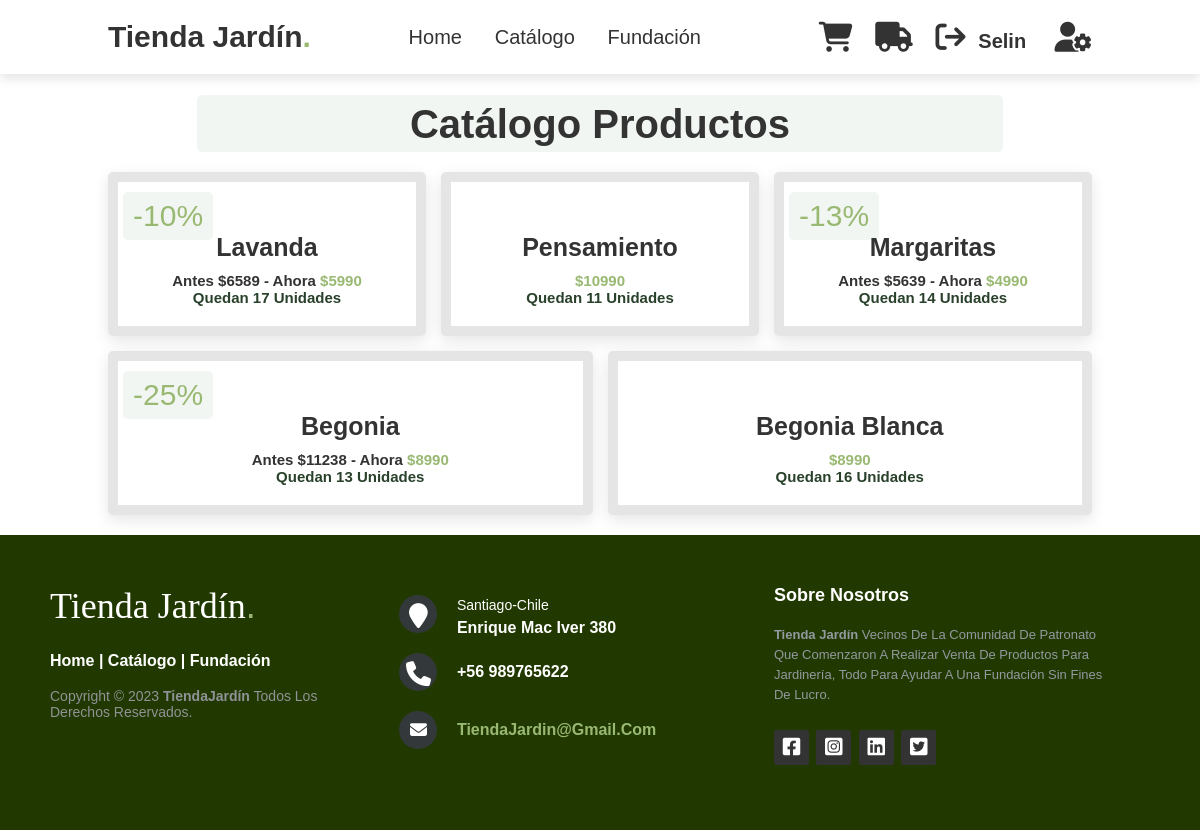
Page /catalogo (signed in) on the committed database.
### core/models.py (models this page shows, shortened)
class Producto(models.Model):
    codigo = models.CharField(max_length=4, primary_key=True)
    detalle = models.CharField(max_length=200)
    precio = models.IntegerField()
    stock = models.IntegerField()
    oferta = models.BooleanField()
    porcentaje = models.IntegerField()
    imagen = models.CharField(max_length=200)
    def tachado(self):
        if self.oferta:
            return "Antes $"+str(round((self.precio * self.porcentaje)/100)+ self.precio)+" - Ahora"
        return ""

### core/views.py (the view)
# urls.py: path('catalogo', catalogo, name="catalogo"),
def catalogo(request):
    plantas = Producto.objects.all()
    return render(request, 'core/catalogo.html', {'plantas': plantas, "carro":request.session.get("carro", [])})

### core/templates/core/catalogo.html (shortened to what this page needs)
{% extends 'core/base.html' %}
{% load static %}
{% block content %}
<section class="productos" id="productos">
    <section class="nombretitulo" id="nombretitulo">
        <h1 class="titulo"> Catálogo Productos</h1>
    </section>
    <div class="box_contenedor">
        {% for box in plantas %}
        <div class="box">
            {% if box.oferta %}
            <span class="descuento">-{{box.porcentaje}}%</span>
            {% endif %}
            <div class="imagen">
            </div>
            <div class="contenido">
                <h3>{{ box.detalle }}</h3>
                <h5>{{ box.tachado }} <span>  ${{ box.precio }} </span></h5>
                <div class="unidades"><span> quedan </span> {{box.stock}} unidades</div>
            </div>
        </div>
        {% endfor %}
    </div>
</section>
{% endblock %}

### core/templates/core/base.html (shortened to what this page needs)
{% load static %}
<!DOCTYPE html>
<html lang="es">
<head>
    <link rel="stylesheet" href="https://cdnjs.cloudflare.com/ajax/libs/font-awesome/6.4.0/css/all.min.css">
    <link rel="stylesheet" href="{% static 'estilo.css' %}">
</head>
<body>
    <header>
        <a href="{% url 'home' %}" class = "logo">Tienda Jardín<span>.</span></a>
        <nav class = "navbar">
            <a href="{% url 'home' %}">Home</a>
            <a href="{% url 'catalogo' %}">Catálogo</a>
            <a href="{% url 'fundacion' %}">Fundación</a>
        </nav>
        <div class="iconos">
            <abbr title="Carrito"><a href="{% url 'carrito' %}" class="fas fa-shopping-cart"></a></abbr>
            <abbr title="Envíos"><a href="{% url 'envios' %}" class="fa-solid fa-truck"></a></abbr>
            {% if user.is_authenticated %}
                <abbr title="Cerrar Sesión"><a href="{% url 'logout' %}" class="fa-solid fa-arrow-right-from-bracket"></a></abbr>
                <span style="font-size: 20px; font-weight: bolder;
                 font-family: Verdana, Geneva, Tahoma, sans-serif; color: #333; margin-left: 10px;"> {{ user.username }} </span>
            {% else %}
                <abbr title="Iniciar Sesión"><a href="{% url 'login' %}" class="fas fa-user"></a></abbr>
            {% endif %}
            <abbr title="Admin Django"><a href="http://127.0.0.1:8000/admin/login/?next=/admin/" class="fa-solid fa-user-gear"></a></abbr>
        </div>
    </header>
    {% block content %}
    {% endblock %}
    <footer class="footer-distributed">
        <div class="footer-left">
            <h3>Tienda Jardín<span>.</span></h3>
            <p class="footer-links">
                <a href="{% url 'home' %}">Home</a>
                |
                <a href="{% url 'catalogo' %}">Catálogo</a>
                |
                <a href="{% url 'fundacion' %}">Fundación</a>
            </p>
            <p class="footer-company-name">Copyright © 2023 <strong>TiendaJardín</strong> Todos Los Derechos Reservados.</p>
        </div>
        <div class="footer-center">
            <div>
                <i class="fa fa-map-marker"></i>
                <p><span>Santiago-Chile</span>
                    Enrique Mac Iver 380</p>
            </div>
            <div>
                <i class="fa fa-phone"></i>
                <p>+56 989765622</p>
            </div>
            <div>
                <i class="fa fa-envelope"></i>
                <p><a href="#">TiendaJardin@gmail.com</a></p>
            </div>
        </div>
        <div class="footer-right">
            <p class="footer-company-about">
                <span>Sobre Nosotros</span>
                <strong>Tienda Jardín</strong> Vecinos de la comunidad de Patronato
                 que comenzaron a realizar venta de productos para jardinería,
                 todo para ayudar a una fundación sin fines de lucro.
            </p>
            <div class="footer-icons">
                <a href="#"><i class="fa-brands fa-square-facebook"></i></a>
                <a href="#"><i class="fa-brands fa-square-instagram"></i></a>
                <a href="#"><i class="fa-brands fa-linkedin"></i></a>
                <a href="#"><i class="fa-brands fa-square-twitter"></i></a>
            </div>
        </div>
    </footer>
</body>
</html>

### core/static/estilo.css (style rules this page uses)
:root { --verde : #99B973; }
* { margin: 0; padding: 0; box-sizing: border-box; font-family: Verdana, Geneva, Tahoma, sans-serif; outline: none; border: none; text-decoration: none; text-transform: capitalize; }
html { font-size: 62.5%; scroll-behavior: smooth; scroll-padding-top: 6rem; overflow-x: hidden; }
section { padding: 2rem 9%; }
header { position: fixed; top: 0; left: 0; right: 0; background: #fff; padding: 2rem 9%; display: flex; align-items: center; justify-content: space-between; z-index: 1000; box-shadow: 0 .5rem 1rem rgba(0, 0, 0, .1); }
header .logo { font-size: 3rem; color: #333; font-weight: bolder; }
header .logo span { color: var(--verde); }
header .navbar a { font-size: 2rem; padding: 0 1.5rem; color: #333; }
header .iconos a { font-size: 3rem; margin-left: 2rem; color: #333; }
.nombretitulo { padding-top: 7.5rem; padding-bottom: 2rem; }
.productos .titulo { font-size: 4rem; color: #333; }
.productos h1 { text-align: center; top: 1rem; left: 0.5rem; padding: .7rem 1rem; color: var(--verde); background: rgba(15, 78, 2, 0.05); border-radius: .5rem; padding-bottom: .5rem; }
.productos .box_contenedor { display: flex; flex-wrap: wrap; gap: 1.5rem; }
.productos .box_contenedor .box { flex: 1 1 30rem; box-shadow: 0 .5rem 1.5rem rgba(0, 0, 0, .1); border-radius: .5rem; border: 1rem solid rgba(0, 0, 0, .1); position: relative; }
.productos .box_contenedor .box .descuento { position: absolute; top: 1rem; left: 0.5rem; padding: .7rem 1rem; font-size: 3rem; color: var(--verde); background: rgba(15, 78, 2, 0.05); z-index: 1; border-radius: .5rem; }
.productos .box_contenedor .box .imagen { position: relative; text-align: center; padding-top: 2rem; overflow: hidden; }
.productos .box_contenedor .box .contenido { padding: 2rem; text-align: center; }
.productos .box_contenedor .box .contenido h3 { font-size: 2.5rem; color: #333; }
.productos .box_contenedor .box .contenido h5 { font-size: 1.5rem; color: #333; padding-top: 1rem; }
.productos .box_contenedor .box .contenido h5 span { font-size: 1.5rem; color:var(--verde); font-weight: bold; }
.productos .box_contenedor .box .contenido .unidades { font-size: 1.5rem; color:#29412b; font-weight: bold; }
footer { position: fixed; bottom: 0; }
.footer-distributed { background-color: #213900; box-sizing: border-box; width: 100%; text-align: left; font: bold 16px sans-serif; padding: 50px 50px 60px 50px; }
.footer-distributed .footer-left, .footer-distributed .footer-center, .footer-distributed .footer-right { display: inline-block; vertical-align: top; }
.footer-distributed .footer-left { width: 30%; }
.footer-distributed h3 { color: #ffffff; font: normal 36px 'Cookie', cursive; margin: 0; }
.footer-distributed h3 span { color: var(--verde); }
.footer-distributed .footer-links { color: #ffffff; margin: 20px 0 12px; }
.footer-distributed .footer-links a { display: inline-block; line-height: 1.8; text-decoration: none; color: inherit; }
.footer-distributed .footer-company-name { color: #8f9296; font-size: 14px; font-weight: normal; margin: 0; }
.footer-distributed .footer-center { width: 35%; }
.footer-distributed .footer-center i { background-color: #33383b; color: #ffffff; font-size: 25px; width: 38px; height: 38px; border-radius: 50%; text-align: center; line-height: 42px; margin: 10px 15px; vertical-align: middle; }
.footer-distributed .footer-center i.fa-envelope { font-size: 17px; line-height: 38px; }
.footer-distributed .footer-center p { display: inline-block; color: #ffffff; vertical-align: middle; margin: 0; }
.footer-distributed .footer-center p span { display: block; font-weight: normal; font-size: 14px; line-height: 2; }
.footer-distributed .footer-center p a { color: var(--verde); text-decoration: none; ; }
.footer-distributed .footer-right { width: 30%; }
.footer-distributed .footer-company-about { line-height: 20px; color: #92999f; font-size: 13px; font-weight: normal; margin: 0; }
.footer-distributed .footer-company-about span { display: block; color: #ffffff; font-size: 18px; font-weight: bold; margin-bottom: 20px; }
.footer-distributed .footer-icons { margin-top: 25px; }
.footer-distributed .footer-icons a { display: inline-block; width: 35px; height: 35px; cursor: pointer; background-color: #333; border-radius: 2px; font-size: 20px; color: #ffffff; text-align: center; line-height: 35px; margin-right: 3px; margin-bottom: 5px; }

### rows in the picture
Producto: porcentaje "10", detalle "Lavanda", tachado "Antes $6589 - Ahora", precio "5990", stock "17"
Producto: detalle "Pensamiento", precio "10990", stock "11"
Producto: porcentaje "13", detalle "Margaritas", tachado "Antes $5639 - Ahora", precio "4990", stock "14"
Producto: porcentaje "25", detalle "Begonia", tachado "Antes $11238 - Ahora", precio "8990", stock "13"
Producto: detalle "Begonia Blanca", precio "8990", stock "16"

### other values in the picture
{{ user.username }} "Selin"
